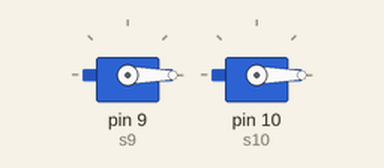
Simulated run of this sketch. Board: Arduino Uno, built with avr-gcc and run on an emulated ATmega328P. Shown: 2 × servo. Random numbers use the default seed unless the sketch sets one.

Above: at 0.1 s.
At 6.6 s:
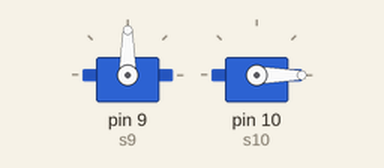
At 26.4 s:
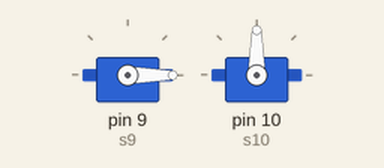
At 36.6 s:
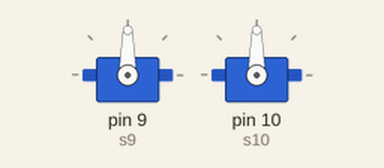
Timing chart, 0 to 40.0 s (numbered marks = the images above):
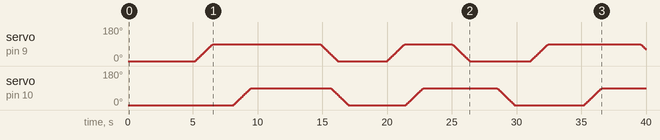

The sketch:

servo_withconops.ino
```cpp
// #include <Servo.h>

// Servo servo9;
// Servo servo10;

// // ===== SETTINGS (EDIT THESE) =====
// int minWait9 = 5000;   // min wait for servo 9 (ms)
// int maxWait9 = 10000;  // max wait for servo 9 (ms)

// int minWait10 = 3000;  // min wait for servo 10 (ms)
// int maxWait10 = 8000;  // max wait for servo 10 (ms)

// int delayOffset10 = 2000; // extra delay before servo 10 starts (ms)
// // =================================

// void setup() {
//   servo9.attach(9);
//   servo10.attach(10);
//   randomSeed(analogRead(0));
// }

// void loop() {

//   // Start both at 0°
//   servo9.write(0);
//   servo10.write(0);

//   // Servo 9 waits
//   delay(random(minWait9, maxWait9));

//   // Servo 10 waits (with extra offset)
//   delay(delayOffset10);
//   delay(random(minWait10, maxWait10));

//   // Move servo 9 to 90°
//   for (int angle = 0; angle <= 90; angle += 3) {
//     servo9.write(angle);
//     delay(5);
//   }

//   // Move servo 10 to 90° (starts later)
//   for (int angle = 0; angle <= 90; angle += 3) {
//     servo10.write(angle);
//     delay(5);
//   }

//   // Wait again (independent-ish feel)
//   delay(random(minWait9, maxWait9));

//   // Return servo 9
//   for (int angle = 90; angle >= 0; angle -= 3) {
//     servo9.write(angle);
//     delay(5);
//   }

//   // Return servo 10 (still offset)
//   delay(delayOffset10);
//   for (int angle = 90; angle >= 0; angle -= 3) {
//     servo10.write(angle);
//     delay(5);
//   }
// }


#include <Servo.h>

Servo s9;
Servo s10;

// ===== SETTINGS =====
int minWait9 = 5000;
int maxWait9 = 10000;

int minWait10 = 3000;
int maxWait10 = 8000;

int offset10 = 2000;   // servo 10 starts later
int speedDelay = 15;   // movement speed
// ====================

// ---- Servo 9 state ----
int angle9 = 0;
int target9 = 0;
unsigned long nextMove9 = 0;

// ---- Servo 10 state ----
int angle10 = 0;
int target10 = 0;
unsigned long nextMove10 = 0;

void setup() {
  s9.attach(9);
  s10.attach(10);

  randomSeed(analogRead(0));

  unsigned long now = millis();

  nextMove9 = now + random(minWait9, maxWait9);
  nextMove10 = now + offset10 + random(minWait10, maxWait10);
}

void loop() {
  unsigned long now = millis();

  // ================= SERVO 9 =================

  // check if it's time to pick a new target
  if (now > nextMove9) {

    if (target9 == 0) {
      target9 = 90;
    } else {
      target9 = 0;
    }

    nextMove9 = now + random(minWait9, maxWait9);
  }

  // move one step toward target
  if (angle9 < target9) {
    angle9 = angle9 + 1;
  }

  if (angle9 > target9) {
    angle9 = angle9 - 1;
  }

  s9.write(angle9);

  // ================= SERVO 10 =================

  // check if it's time to pick a new target
  if (now > nextMove10) {

    if (target10 == 0) {
      target10 = 90;
    } else {
      target10 = 0;
    }

    nextMove10 = now + random(minWait10, maxWait10);
  }

  // move one step toward target
  if (angle10 < target10) {
    angle10 = angle10 + 1;
  }

  if (angle10 > target10) {
    angle10 = angle10 - 1;
  }

  s10.write(angle10);

  // controls how fast everything updates
  delay(speedDelay);
}
```
